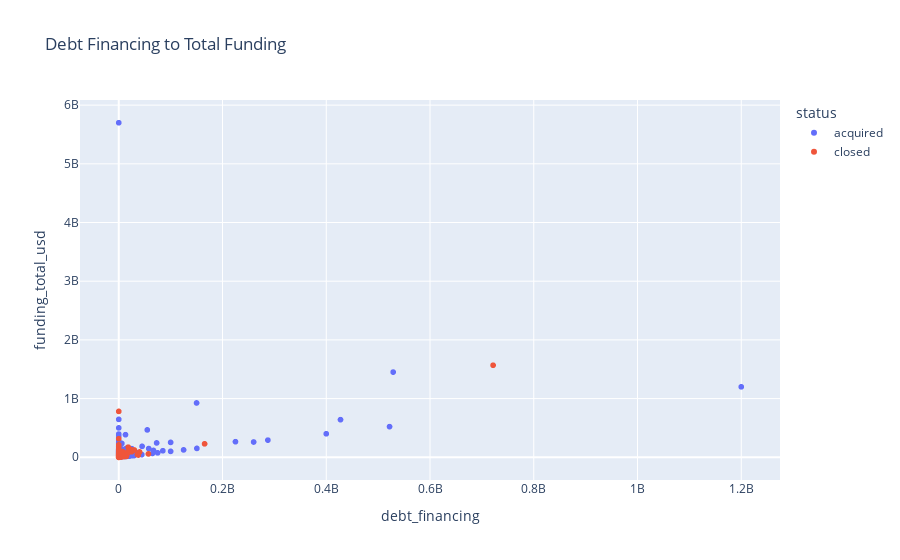

Notebook code for this chart:
### Code cell
fig = px.scatter(df, x = "debt_financing", y = "funding_total_usd", color = "status",
            title = "Debt Financing to Total Funding")
fig.show()

### Figure 1 — Plotly figure (JSON) as saved in the notebook; plotly's stock layout.template omitted (floating-point values rounded to 4 significant figures; data arrays with more than 128 entries replaced by an {"elided": "..."} marker saying what was removed)
{"data": [{"hovertemplate": "status=acquired<br>debt_financing=%{x}<br>funding_total_usd=%{y}<extra></extra>", "legendgroup": "acquired", "marker": {"color": "#636efa", "symbol": "circle"}, "mode": "markers", "name": "acquired", "showlegend": true, "type": "scattergl", "x": {"elided": "2497 int values"}, "xaxis": "x", "y": {"elided": "2497 int values"}, "yaxis": "y"}, {"hovertemplate": "status=closed<br>debt_financing=%{x}<br>funding_total_usd=%{y}<extra></extra>", "legendgroup": "closed", "marker": {"color": "#EF553B", "symbol": "circle"}, "mode": "markers", "name": "closed", "showlegend": true, "type": "scattergl", "x": {"elided": "1251 int values"}, "xaxis": "x", "y": {"elided": "1251 int values"}, "yaxis": "y"}], "layout": {"legend": {"title": {"text": "status"}, "tracegroupgap": 0}, "title": {"text": "Debt Financing to Total Funding"}, "xaxis": {"anchor": "y", "domain": [0, 1], "title": {"text": "debt_financing"}}, "yaxis": {"anchor": "x", "domain": [0, 1], "title": {"text": "funding_total_usd"}}}}
